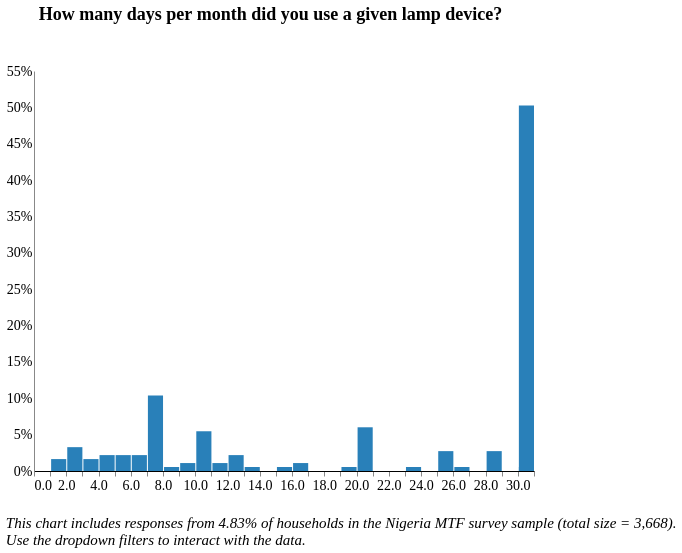

Here is the Vega-Lite specification saved for this chart:
### Vega-Lite specification from a JSON file in a GitHub repository (floating-point values rounded to 4 significant figures; data arrays with more than 128 entries replaced by an {"elided": "..."} marker saying what was removed)
{"width": 800, "height": 400, "config": {"title": {"fontSize": 18, "font": "Times New Roman", "anchor": "center", "fontColor": "#000000"}, "axisX": {"domain": true, "domainColor": "#000000", "grid": false, "labelFont": "Times New Roman", "labelFontSize": 14, "titleFont": "Times New Roman", "titleFontSize": 14, "titleFontWeight": "normal", "title": "X Axis Title (units)"}, "axisY": {"domain": true, "grid": false, "gridColor": "#DEDDDD", "gridWidth": 1, "labelFont": "Times New Roman", "labelFontSize": 14, "labelAngle": 0, "ticks": false, "titleFont": "Times New Roman", "titleFontSize": 14, "titleFontWeight": "normal", "titlePadding": 10, "title": "Y Axis Title (units)"}, "range": {"category": ["#2980B9", "#003366", "#FFAE19", "#D68910", "#E67E22", "#D35400", "#FF4500", "#FF6162", "#438B28", "#45B39D", "#99ADC1", "#212F3C"]}, "legend": {"labelFont": "Times New Roman", "labelFontSize": 14, "symbolType": "square", "symbolSize": 100, "titleFont": "Times New Roman", "titleFontSize": 14, "titleFontWeight": "normal", "title": "Legend", "orient": "right", "offset": 0}, "tooltip": {"font": "Open Sans"}, "view": {"stroke": "transparent", "text": {"font": "Times New Roman", "color": ["#2980B9", "#003366", "#FFAE19", "#D68910", "#E67E22", "#D35400", "#FF4500", "#FF6162", "#438B28", "#45B39D", "#99ADC1", "#212F3C"], "fontSize": 14, "align": "right", "fontWeight": 400, "size": 14}, "bar": {"size": 40, "binSpacing": 1, "continuousBandSize": 30, "discreteBandSize": 30, "fill": ["#2980B9", "#003366", "#FFAE19", "#D68910", "#E67E22", "#D35400", "#FF4500", "#FF6162", "#438B28", "#45B39D", "#99ADC1", "#212F3C"], "stroke": false}}}, "concat": [{"mark": {"type": "bar", "color": "#2980b9"}, "encoding": {"tooltip": [{"field": "f_8", "title": "Response (Binned)", "type": "quantitative"}, {"aggregate": "sum", "field": "pct", "format": ".2%", "title": "Percentage", "type": "quantitative"}], "x": {"axis": {"title": ""}, "bin": {"extent": [0, 31], "step": 1}, "field": "f_8", "scale": {"clamp": true, "domain": [0, 31]}, "type": "quantitative"}, "y": {"aggregate": "sum", "axis": {"format": "%"}, "field": "pct", "title": "", "type": "quantitative"}}, "height": 400, "selection": {"selector014": {"type": "single", "fields": ["f2"], "bind": {"input": "select", "options": [null, "Candle", "Open wick lamp", "Hurricane lamp with glass cover", "Pressurized mantle lamp", "Other, specify"], "labels": ["All Responses", "Candle", "Open wick lamp", "Hurricane lamp with glass cover", "Pressurized mantle lamp", "Other"], "name": "Type of Device  "}}, "selector012": {"type": "single", "fields": ["locality"], "bind": {"input": "select", "options": [null, 0, 1], "labels": ["National", "Urban", "Rural"], "name": "Locality Breakdown  "}}, "selector013": {"type": "single", "fields": ["elc_aggr_tier"], "bind": {"input": "select", "options": [null, "Tier 0", "Tier 1", "Tier 2", "Tier 3", "Tier 4", "Tier 5"], "labels": ["All Tiers", "Tier 0", "Tier 1", "Tier 2", "Tier 3", "Tier 4", "Tier 5"], "name": "Electricity Tier  "}}}, "title": {"text": ["How many days per month did you use a given lamp device?"], "color": "black", "subtitleColor": "black", "offset": 40}, "transform": [{"joinaggregate": [{"op": "count", "field": "*", "as": "total"}]}, {"calculate": "1 / datum.total", "as": "pct"}, {"bin": {"maxbins": 20}, "field": "m", "as": "mbin"}, {"filter": {"selection": "selector014"}}, {"filter": {"selection": "selector012"}}, {"filter": {"selection": "selector013"}}], "width": 500}], "data": {"name": "data-f11d11958d9fef117924e6a575ff90a6"}, "title": {"text": ["", "", "This chart includes responses from 4.83% of households in the Nigeria MTF survey sample (total size = 3,668).", "Use the dropdown filters to interact with the data."], "anchor": "start", "baseline": "bottom", "font": "Times New Roman", "fontSize": 15, "fontStyle": "italic", "fontWeight": "normal", "orient": "bottom"}, "$schema": "https://vega.github.io/schema/vega-lite/v4.17.0.json", "datasets": {"data-f11d11958d9fef117924e6a575ff90a6": {"elided": "183 records"}}}
